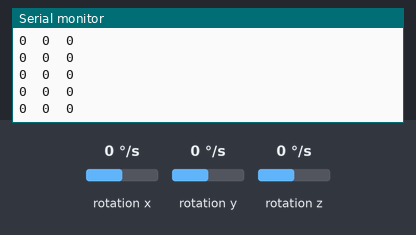
Bench run of a sketch on a simulated Arduino Uno, built with avr-gcc and run on an emulated ATmega328P. Shown: the last lines printed to the serial monitor. Wiring (inferred from the names in the program): ITG-3200 gyroscope at I2C address 0x68. The test bench sets the inputs (shaded band); at power-on: rotation x 0 °/s, rotation y 0 °/s, rotation z 0 °/s.

Above: at 2.2 s.
2.3 s: rotation x set to -192 °/s
At 2.8 s:
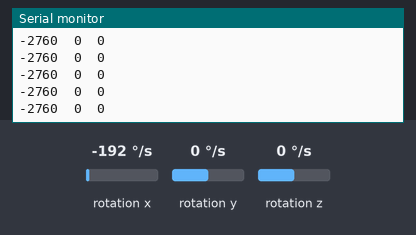
5.3 s: rotation y set to -192 °/s
At 6.1 s:
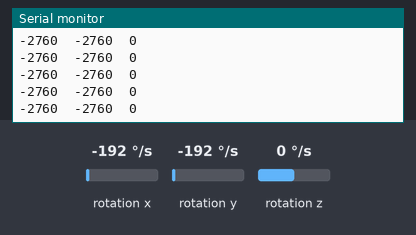
8.3 s: rotation z set to -192 °/s
At 8.9 s:
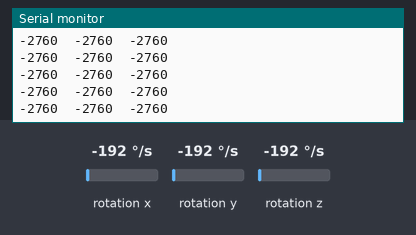

Measured:
- after the input at 2.3 s, the serial monitor: prints a new line at once (image 1)
- after the input at 5.3 s, the serial monitor: prints a new line at once (image 2)
- after the input at 8.3 s, the serial monitor: prints a new line after 0.07 s (image 3)

The sketch:

ITG3200_Basic_Example.ino
```cpp
// (licence header left out)
//The Wire library is used for I2C communication
#include <Wire.h>

//This is a list of registers in the ITG-3200. Registers are parameters that determine how the sensor will behave, or they can hold data that represent the
//sensors current status.
//To learn more about the registers on the ITG-3200, download and read the datasheet.
char WHO_AM_I = 0x00;
char SMPLRT_DIV= 0x15;
char DLPF_FS = 0x16;
char GYRO_XOUT_H = 0x1D;
char GYRO_XOUT_L = 0x1E;
char GYRO_YOUT_H = 0x1F;
char GYRO_YOUT_L = 0x20;
char GYRO_ZOUT_H = 0x21;
char GYRO_ZOUT_L = 0x22;

//This is a list of settings that can be loaded into the registers.
//DLPF, Full Scale Register Bits
//FS_SEL must be set to 3 for proper operation
//Set DLPF_CFG to 3 for 1kHz Fint and 42 Hz Low Pass Filter
char DLPF_CFG_0 = (1<<0);
char DLPF_CFG_1 = (1<<1);
char DLPF_CFG_2 = (1<<2);
char DLPF_FS_SEL_0 = (1<<3);
char DLPF_FS_SEL_1 = (1<<4);

//I2C devices each have an address. The address is defined in the datasheet for the device. The ITG-3200 breakout board can have different address depending on how
//the jumper on top of the board is configured. By default, the jumper is connected to the VDD pin. When the jumper is connected to the VDD pin the I2C address
//is 0x69.
char itgAddress = 0x68;

//In the setup section of the sketch the serial port will be configured, the i2c communication will be initialized, and the itg-3200 will be configured.
void setup()
{
  //Create a serial connection using a 9600bps baud rate.
  Serial.begin(9600);

  //Initialize the I2C communication. This will set the Arduino up as the 'Master' device.
  Wire.begin();

  delay(1000);
  //Read the WHO_AM_I register and print the result
  char id=0;
  id = itgRead(itgAddress, 0x00);

  Serial.print("ID: ");
  Serial.println(id, HEX);

  delay(10);
  //Configure the gyroscope
  //Set the gyroscope scale for the outputs to +/-2000 degrees per second
  itgWrite(itgAddress, DLPF_FS, (DLPF_FS_SEL_0|DLPF_FS_SEL_1|DLPF_CFG_0));
  //Set the sample rate to 100 hz
  itgWrite(itgAddress, SMPLRT_DIV, 9);
}

//The loop section of the sketch will read the X,Y and Z output rates from the gyroscope and output them in the Serial Terminal
void loop()
{
  //Create variables to hold the output rates.
  int xRate, yRate, zRate;

  //Read the x,y and z output rates from the gyroscope.
  xRate = readX();
  yRate = readY();
  zRate = readZ();

  //Print the output rates to the terminal, seperated by a TAB character.
  Serial.print(xRate);
  Serial.print('\t');
  Serial.print(yRate);
  Serial.print('\t');
  Serial.println(zRate);

  //Wait 10ms before reading the values again. (Remember, the output rate was set to 100hz and 1reading per 10ms = 100hz.)
  delay(10);
}

//This function will write a value to a register on the itg-3200.
//Parameters:
//  char address: The I2C address of the sensor. For the ITG-3200 breakout the address is 0x69.
//  char registerAddress: The address of the register on the sensor that should be written to.
//  char data: The value to be written to the specified register.
void itgWrite(char address, char registerAddress, char data)
{
  //Initiate a communication sequence with the desired i2c device
  Wire.beginTransmission(address);
  //Tell the I2C address which register we are writing to
  Wire.write(registerAddress);
  //Send the value to write to the specified register
  Wire.write(data);
  //End the communication sequence
  Wire.endTransmission();
}

//This function will read the data from a specified register on the ITG-3200 and return the value.
//Parameters:
//  char address: The I2C address of the sensor. For the ITG-3200 breakout the address is 0x69.
//  char registerAddress: The address of the register on the sensor that should be read
//Return:
//  unsigned char: The value currently residing in the specified register
unsigned char itgRead(char address, char registerAddress)
{
  //This variable will hold the contents read from the i2c device.
  unsigned char data=0;

  //Send the register address to be read.
  Wire.beginTransmission(address);
  //Send the Register Address
  Wire.write(registerAddress);
  //End the communication sequence.
  Wire.endTransmission();

  //Ask the I2C device for data
  Wire.beginTransmission(address);
  Wire.requestFrom(address, 1);

  //Wait for a response from the I2C device
  if(Wire.available()){
    //Save the data sent from the I2C device
    data = Wire.read();
  }

  //End the communication sequence.
//  Wire.endTransmission();

  //Return the data read during the operation
  return data;
}

//This function is used to read the X-Axis rate of the gyroscope. The function returns the ADC value from the Gyroscope
//NOTE: This value is NOT in degrees per second.
//Usage: int xRate = readX();
int readX(void)
{
  int data=0;
  data = itgRead(itgAddress, GYRO_XOUT_H)<<8;
  data |= itgRead(itgAddress, GYRO_XOUT_L);

  return data;
}

//This function is used to read the Y-Axis rate of the gyroscope. The function returns the ADC value from the Gyroscope
//NOTE: This value is NOT in degrees per second.
//Usage: int yRate = readY();
int readY(void)
{
  int data=0;
  data = itgRead(itgAddress, GYRO_YOUT_H)<<8;
  data |= itgRead(itgAddress, GYRO_YOUT_L);

  return data;
}

//This function is used to read the Z-Axis rate of the gyroscope. The function returns the ADC value from the Gyroscope
//NOTE: This value is NOT in degrees per second.
//Usage: int zRate = readZ();
int readZ(void)
{
  int data=0;
  data = itgRead(itgAddress, GYRO_ZOUT_H)<<8;
  data |= itgRead(itgAddress, GYRO_ZOUT_L);

  return data;
}
```
